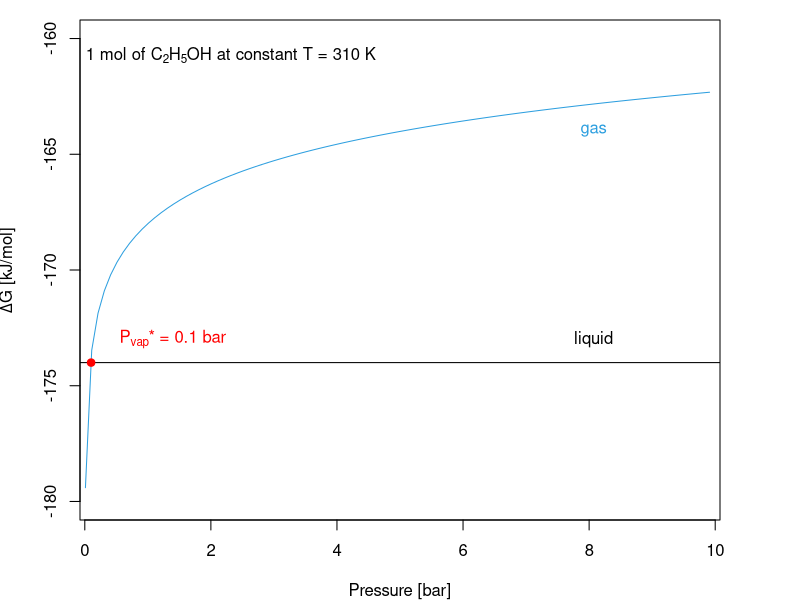

R code for this plot:
## ---- chunk 1
x <- seq(0.01,10,0.1)
i <- 0.2
f <- 1
p1 <- 0.5
par(mar=c(4,4,1,4))
plot(x, -168+8.31*10^(-3)*298*log(x),
     xlim=c(0.3, 9.7),
     ylim=c(-180, -160),
     type="l",
     ylab = expression(paste(Delta, "G [kJ/mol]")), xlab = "Pressure [bar]", col = "#2E9FDF")
arrows(-10,-174, 20, -174 , length=0, angle=90, code=3)
text(8.07,-164, "gas", col = "#2E9FDF")
text(8.07,-173, "liquid", col="black")
points(0.1,-174, col="red", pch=19)
text(1.4,-173, expression(paste('P'[vap], "* = 0.1 bar")), col = "red")
legend("topleft", inset=.03, expression(paste("1 mol of ",C[2],H[5],OH, " at constant T = 310 K")),box.col = "white", bg = "white", adj=0.15)
